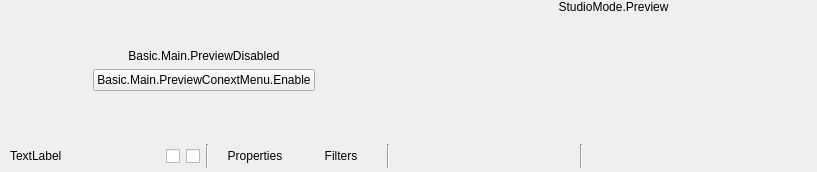
  <widget class="QWidget" name="centralwidget">
   <layout class="QVBoxLayout" name="verticalLayout">
    <property name="spacing">
     <number>0</number>
    </property>
    <property name="leftMargin">
     <number>0</number>
    </property>
    <property name="topMargin">
     <number>0</number>
    </property>
    <property name="rightMargin">
     <number>0</number>
    </property>
    <property name="bottomMargin">
     <number>0</number>
    </property>
    <item>
     <layout class="QHBoxLayout" name="horizontalLayout_2">
      <item>
       <layout class="QHBoxLayout" name="previewLayout">
        <property name="spacing">
         <number>2</number>
        </property>
        <item>
         <widget class="QWidget" name="previewDisabledWidget" native="true">
          <property name="sizePolicy">
           <sizepolicy hsizetype="Expanding" vsizetype="Expanding">
            <horstretch>0</horstretch>
            <verstretch>0</verstretch>
           </sizepolicy>
          </property>
          <layout class="QVBoxLayout" name="verticalLayout_7">
           <item>
            <spacer name="verticalSpacer_2">
             <property name="orientation">
              <enum>Qt::Vertical</enum>
             </property>
             <property name="sizeHint" stdset="0">
              <size>
               <width>20</width>
               <height>40</height>
              </size>
             </property>
            </spacer>
           </item>
           <item>
            <widget class="QLabel" name="label">
             <property name="sizePolicy">
              <sizepolicy hsizetype="Preferred" vsizetype="Preferred">
               <horstretch>0</horstretch>
               <verstretch>0</verstretch>
              </sizepolicy>
             </property>
             <property name="text">
              <string>Basic.Main.PreviewDisabled</string>
             </property>
             <property name="alignment">
              <set>Qt::AlignCenter</set>
             </property>
            </widget>
           </item>
           <item>
            <layout class="QHBoxLayout" name="horizontalLayout">
             <item>
              <spacer name="horizontalSpacer_2">
               <property name="orientation">
                <enum>Qt::Horizontal</enum>
               </property>
               <property name="sizeHint" stdset="0">
                <size>
                 <width>40</width>
                 <height>20</height>
                </size>
               </property>
              </spacer>
             </item>
             <item>
              <widget class="QPushButton" name="enablePreviewButton">
               <property name="text">
                <string>Basic.Main.PreviewConextMenu.Enable</string>
               </property>
              </widget>
             </item>
             <item>
              <spacer name="horizontalSpacer_3">
               <property name="orientation">
                <enum>Qt::Horizontal</enum>
               </property>
               <property name="sizeHint" stdset="0">
                <size>
                 <width>40</width>
                 <height>20</height>
                </size>
               </property>
              </spacer>
             </item>
            </layout>
           </item>
           <item>
            <spacer name="verticalSpacer_3">
             <property name="orientation">
              <enum>Qt::Vertical</enum>
             </property>
             <property name="sizeHint" stdset="0">
              <size>
               <width>20</width>
               <height>40</height>
              </size>
             </property>
            </spacer>
           </item>
          </layout>
         </widget>
        </item>
        <item>
         <layout class="QVBoxLayout" name="previewTextLayout">
          <property name="spacing">
           <number>0</number>
          </property>
          <item>
           <widget class="QLabel" name="previewLabel">
            <property name="text">
             <string>StudioMode.Preview</string>
            </property>
            <property name="alignment">
             <set>Qt::AlignBottom|Qt::AlignHCenter</set>
            </property>
           </widget>
          </item>
          <item>
           <widget class="OBSBasicPreview" name="preview" native="true">
            <property name="sizePolicy">
             <sizepolicy hsizetype="Expanding" vsizetype="Expanding">
              <horstretch>0</horstretch>
              <verstretch>0</verstretch>
             </sizepolicy>
            </property>
            <property name="minimumSize">
             <size>
              <width>32</width>
              <height>32</height>
             </size>
            </property>
            <property name="focusPolicy">
             <enum>Qt::ClickFocus</enum>
            </property>
            <property name="contextMenuPolicy">
             <enum>Qt::CustomContextMenu</enum>
            </property>
            <addaction name="actionRemoveSource"/>
           </widget>
          </item>
         </layout>
        </item>
       </layout>
      </item>
     </layout>
    </item>
    <item>
     <widget class="QWidget" name="contextContainer" native="true">
      <property name="sizePolicy">
       <sizepolicy hsizetype="Preferred" vsizetype="Preferred">
        <horstretch>0</horstretch>
        <verstretch>0</verstretch>
       </sizepolicy>
      </property>
      <property name="minimumSize">
       <size>
        <width>0</width>
        <height>32</height>
       </size>
      </property>
      <property name="maximumSize">
       <size>
        <width>16777215</width>
        <height>32</height>
       </size>
      </property>
      <layout class="QHBoxLayout" name="horizontalLayout">
       <property name="spacing">
        <number>0</number>
       </property>
       <property name="sizeConstraint">
        <enum>QLayout::SetDefaultConstraint</enum>
       </property>
       <property name="leftMargin">
        <number>10</number>
       </property>
       <property name="topMargin">
        <number>4</number>
       </property>
       <property name="rightMargin">
        <number>10</number>
       </property>
       <property name="bottomMargin">
        <number>4</number>
       </property>
       <item>
        <widget class="QWidget" name="contextSubContainer" native="true">
         <property name="sizePolicy">
          <sizepolicy hsizetype="Preferred" vsizetype="Preferred">
           <horstretch>0</horstretch>
           <verstretch>0</verstretch>
          </sizepolicy>
         </property>
         <property name="minimumSize">
          <size>
           <width>0</width>
           <height>0</height>
          </size>
         </property>
         <layout class="QHBoxLayout" name="horizontalLayout_5">
          <property name="spacing">
           <number>6</number>
          </property>
          <property name="leftMargin">
           <number>0</number>
          </property>
          <property name="topMargin">
           <number>0</number>
          </property>
          <property name="rightMargin">
           <number>0</number>
          </property>
          <property name="bottomMargin">
           <number>0</number>
          </property>
          <item>
           <widget class="QLabel" name="contextSourceLabel">
            <property name="minimumSize">
             <size>
              <width>150</width>
              <height>0</height>
             </size>
            </property>
            <property name="maximumSize">
             <size>
              <width>150</width>
              <height>16</height>
             </size>
            </property>
            <property name="text">
             <string>TextLabel</string>
            </property>
           </widget>
          </item>
          <item>
           <widget class="VisibilityCheckBox" name="contextVisibilityCheckBox">
            <property name="maximumSize">
             <size>
              <width>16</width>
              <height>16</height>
             </size>
            </property>
            <property name="text">
             <string/>
            </property>
           </widget>
          </item>
          <item>
           <widget class="LockedCheckBox" name="contextLockedCheckBox">
            <property name="maximumSize">
             <size>
              <width>16</width>
              <height>16</height>
             </size>
            </property>
            <property name="text">
             <string/>
            </property>
           </widget>
          </item>
          <item>
           <widget class="Line" name="line_3">
            <property name="orientation">
             <enum>Qt::Vertical</enum>
            </property>
           </widget>
          </item>
          <item>
           <widget class="QPushButton" name="sourcePropertiesButton">
            <property name="sizePolicy">
             <sizepolicy hsizetype="Minimum" vsizetype="Fixed">
              <horstretch>0</horstretch>
              <verstretch>0</verstretch>
             </sizepolicy>
            </property>
            <property name="toolTip">
             <string>Properties</string>
            </property>
            <property name="text">
             <string>Properties</string>
            </property>
            <property name="icon">
             <iconset resource="obs.qrc">
              <normaloff>:/settings/images/settings/general.svg</normaloff>:/settings/images/settings/general.svg</iconset>
            </property>
            <property name="flat">
             <bool>true</bool>
            </property>
           </widget>
          </item>
          <item>
           <widget class="QPushButton" name="sourceFiltersButton">
            <property name="toolTip">
             <string>Filters</string>
            </property>
            <property name="text">
             <string>Filters</string>
            </property>
            <property name="icon">
             <iconset resource="obs.qrc">
              <normaloff>:/res/images/filter.svg</normaloff>:/res/images/filter.svg</iconset>
            </property>
            <property name="flat">
             <bool>true</bool>
            </property>
           </widget>
          </item>
          <item>
           <widget class="QWidget" name="contextTransformIcons" native="true">
            <property name="minimumSize">
             <size>
              <width>100</width>
              <height>0</height>
             </size>
            </property>
            <layout class="QHBoxLayout" name="horizontalLayout_6">
             <property name="spacing">
              <number>6</number>
             </property>
             <property name="leftMargin">
              <number>0</number>
             </property>
             <property name="topMargin">
              <number>0</number>
             </property>
             <property name="rightMargin">
              <number>0</number>
             </property>
             <property name="bottomMargin">
              <number>0</number>
             </property>
             <item>
              <widget class="Line" name="line">
               <property name="orientation">
                <enum>Qt::Vertical</enum>
               </property>
              </widget>
             </item>
             <item>
              <widget class="QPushButton" name="sourceRotateLeftButton">
               <property name="toolTip">
                <string>Rotate Left</string>
               </property>
               <property name="text">
                <string/>
               </property>
               <property name="icon">
                <iconset resource="obs.qrc">
                 <normaloff>:/res/images/rotate_left.svg</normaloff>:/res/images/rotate_left.svg</iconset>
               </property>
               <property name="flat">
                <bool>true</bool>
               </property>
              </widget>
             </item>
             <item>
              <widget class="QPushButton" name="sourceRotateRightButton">
               <property name="toolTip">
                <string>Rotate Right</string>
               </property>
               <property name="text">
                <string/>
               </property>
               <property name="icon">
                <iconset resource="obs.qrc">
                 <normaloff>:/res/images/rotate_right.svg</normaloff>:/res/images/rotate_right.svg</iconset>
               </property>
               <property name="flat">
                <bool>true</bool>
               </property>
              </widget>
             </item>
             <item>
              <widget class="QPushButton" name="sourceFlipHorizontallyButton">
               <property name="toolTip">
                <string>Flip Horizontally</string>
               </property>
               <property name="text">
                <string/>
               </property>
               <property name="icon">
                <iconset resource="obs.qrc">
                 <normaloff>:/res/images/flip_horz.svg</normaloff>:/res/images/flip_horz.svg</iconset>
               </property>
               <property name="flat">
                <bool>true</bool>
               </property>
              </widget>
             </item>
             <item>
              <widget class="QPushButton" name="sourceFlipVerticallyButton">
               <property name="toolTip">
                <string>Flip Vertically</string>
               </property>
               <property name="text">
                <string/>
               </property>
               <property name="icon">
                <iconset resource="obs.qrc">
                 <normaloff>:/res/images/flip_vert.svg</normaloff>:/res/images/flip_vert.svg</iconset>
               </property>
               <property name="flat">
                <bool>true</bool>
               </property>
              </widget>
             </item>
             <item>
              <widget class="Line" name="line_2">
               <property name="orientation">
                <enum>Qt::Vertical</enum>
               </property>
              </widget>
             </item>
             <item>
              <widget class="QPushButton" name="sourceFillScreenButton">
               <property name="toolTip">
                <string>Stretch To Screen</string>
               </property>
               <property name="text">
                <string/>
               </property>
               <property name="icon">
                <iconset resource="obs.qrc">
                 <normaloff>:/res/images/fill_frame.svg</normaloff>:/res/images/fill_frame.svg</iconset>
               </property>
               <property name="flat">
                <bool>true</bool>
               </property>
              </widget>
             </item>
             <item>
              <widget class="QPushButton" name="sourceFitScreenButton">
               <property name="toolTip">
                <string>Fit To Screen</string>
               </property>
               <property name="text">
                <string/>
               </property>
               <property name="icon">
                <iconset resource="obs.qrc">
                 <normaloff>:/res/images/fit.svg</normaloff>:/res/images/fit.svg</iconset>
               </property>
               <property name="flat">
                <bool>true</bool>
               </property>
              </widget>
             </item>
             <item>
              <widget class="QPushButton" name="sourceCenterButton">
               <property name="toolTip">
                <string>Center</string>
               </property>
               <property name="text">
                <string/>
               </property>
               <property name="icon">
                <iconset resource="obs.qrc">
                 <normaloff>:/res/images/center.svg</normaloff>:/res/images/center.svg</iconset>
               </property>
               <property name="flat">
                <bool>true</bool>
               </property>
              </widget>
             </item>
             <item>
              <widget class="QPushButton" name="sourceEditTransformButton">
               <property name="toolTip">
                <string>Edit Transform</string>
               </property>
               <property name="text">
                <string/>
               </property>
               <property name="icon">
                <iconset resource="obs.qrc">
                 <normaloff>:/res/images/edit_transform.svg</normaloff>:/res/images/edit_transform.svg</iconset>
               </property>
               <property name="flat">
                <bool>true</bool>
               </property>
              </widget>
             </item>
             <item>
              <spacer name="horizontalSpacer_4">
               <property name="orientation">
                <enum>Qt::Horizontal</enum>
               </property>
               <property name="sizeType">
                <enum>QSizePolicy::Expanding</enum>
               </property>
               <property name="sizeHint" stdset="0">
                <size>
                 <width>40</width>
                 <height>20</height>
                </size>
               </property>
              </spacer>
             </item>
            </layout>
           </widget>
          </item>
         </layout>
        </widget>
       </item>
       <item>
        <widget class="MediaControls" name="mediaControls" native="true">
         <property name="sizePolicy">
          <sizepolicy hsizetype="Preferred" vsizetype="Preferred">
           <horstretch>0</horstretch>
           <verstretch>0</verstretch>
          </sizepolicy>
         </property>
         <property name="minimumSize">
          <size>
           <width>0</width>
           <height>0</height>
          </size>
         </property>
         <property name="maximumSize">
          <size>
           <width>16777215</width>
           <height>16777215</height>
          </size>
         </property>
         <layout class="QGridLayout" name="gridLayout_2">
          <property name="leftMargin">
           <number>0</number>
          </property>
          <property name="topMargin">
           <number>0</number>
          </property>
          <property name="rightMargin">
           <number>0</number>
          </property>
          <property name="bottomMargin">
           <number>0</number>
          </property>
          <property name="spacing">
           <number>0</number>
          </property>
         </layout>
        </widget>
       </item>
      </layout>
     </widget>
    </item>
   </layout>
  </widget>
